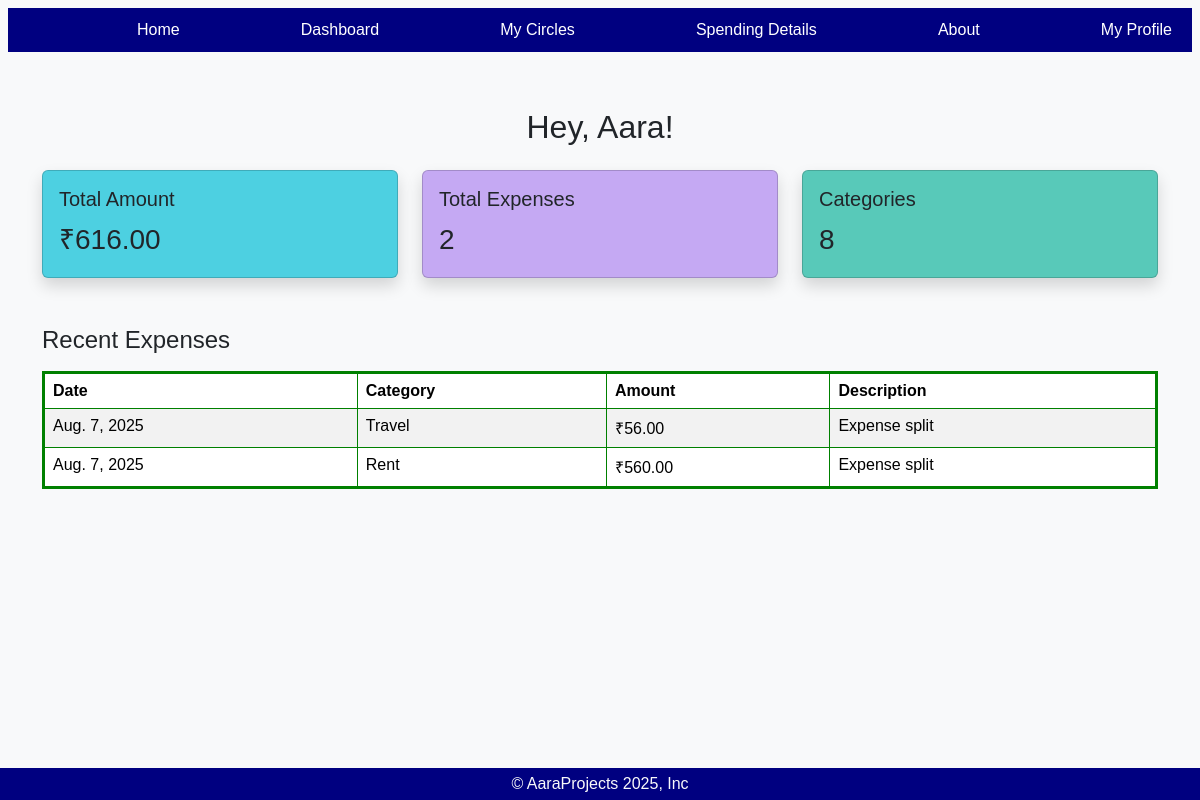
Page /Dashboard/ (signed in) on the earlier database version.
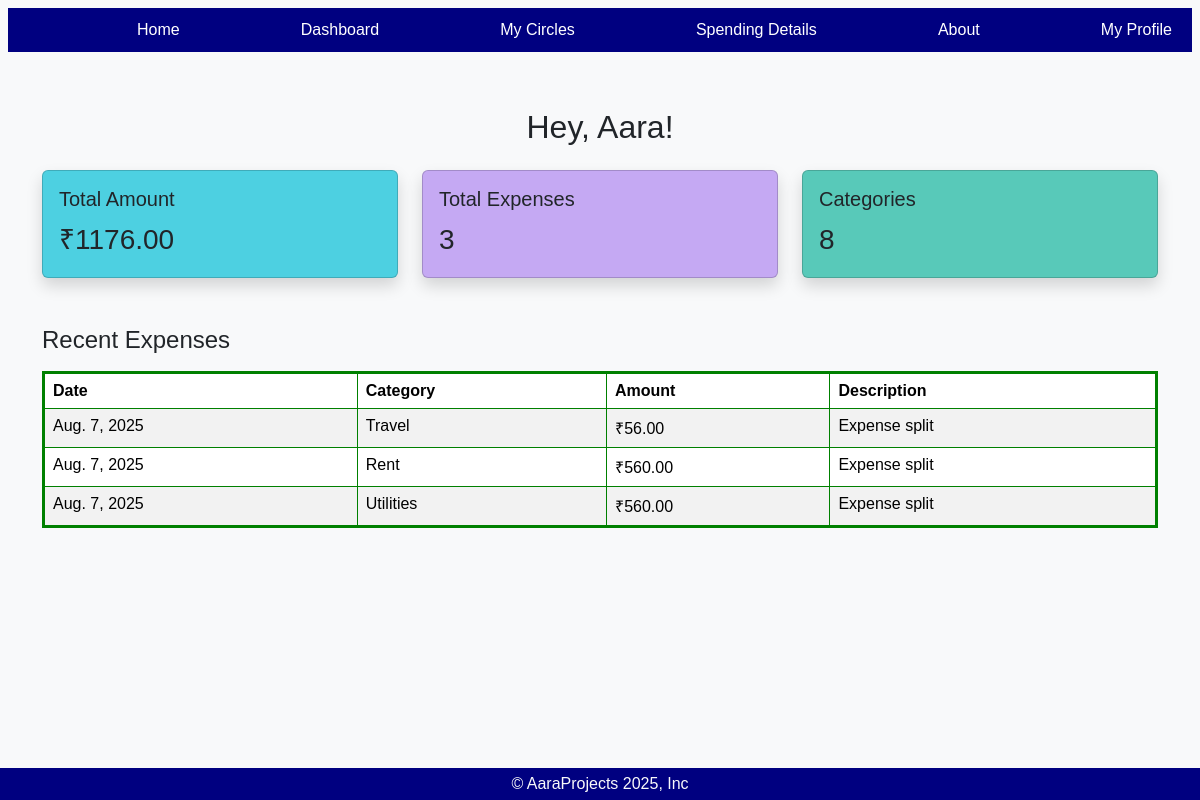
Same page on the later database version.
### myapp/models.py (models this page shows, shortened)
class CustomUser(AbstractUser):
    email = models.EmailField(unique=True)
    phone=models.CharField(max_length=15)
    address=models.TextField(blank=True)
    USERNAME_FIELD = 'email'
    REQUIRED_FIELDS = ['username']

class Expense(models.Model):
    description=models.CharField(max_length=100)
    user=models.ForeignKey(settings.AUTH_USER_MODEL,on_delete=models.CASCADE)
    amount=models.DecimalField(max_digits=10,decimal_places=2)
    date=models.DateField()
    circle=models.ForeignKey(MyCircle,on_delete=models.CASCADE)
    category=models.ForeignKey(Category,on_delete=models.SET_NULL,null=True)

class Category(models.Model):
    name = models.CharField(max_length=50)

### myapp/views.py (the view)
# urls.py: path('Dashboard/', views.dashboard, name='dashboard'),
def dashboard(request):
    expenses = Expense.objects.filter(user=request.user).order_by('-date')
    total_amount = sum(exp.amount for exp in expenses)
    total_expenses = expenses.count()
    category_count = Category.objects.count()
    recent_expenses = expenses[:5]
    return render(request, 'Dashboard.html', {'total_amount': total_amount,'total_expenses': total_expenses,'category_count': category_count,'recent_expenses': recent_expenses,})

### myapp/templates/Dashboard.html
{% extends 'base.html' %}
{% block content %}
<body class="bg-light">
    <div class="container mt-5">
        <h2 class="mb-4 text-center">Hey, {{ user.username }}!</h2>
        <div class="row g-4">
            <div class="col-md-4">
                <div class="card h-100 shadow" style="background:#4DD0E1">
                    <div class="card-body">
                        <h5 class="card-title">Total Amount</h5>
                        <p class="card-text fs-3">₹{{ total_amount }}</p>
                    </div>
                </div>
            </div>
            <div class="col-md-4">
                <div class="card h-100 shadow" style="background:#C5A9F3">
                    <div class="card-body">
                        <h5 class="card-title">Total Expenses</h5>
                        <p class="card-text fs-3">{{ total_expenses }}</p>
                    </div>
                </div>
            </div>
            <div class="col-md-4">
                <div class="card h-100 shadow" style="background:#58C9B9;">
                    <div class="card-body">
                        <h5 class="card-title">Categories</h5>
                        <p class="card-text fs-3">{{ category_count }}</p>
                    </div>
                </div>
            </div>
        </div>
        {% if recent_expenses %}
        <div class="mt-5">
            <h4>Recent Expenses</h4>
            <table class="table table-striped table-bordered mt-3" style="border: 3px solid green">
                <thead>
                    <tr>
                        <th>Date</th>
                        <th>Category</th>
                        <th>Amount</th>
                        <th>Description</th>
                    </tr>
                </thead>
                <tbody>
                    {% for expense in recent_expenses %}
                    <tr>
                        <td>{{ expense.date }}</td>
                        <td>{{ expense.category.name }}</td>
                        <td>₹{{ expense.amount }}</td>
                        <td>{{ expense.description }}</td>
                    </tr>
                    {% endfor %}
                </tbody>
            </table>
        </div>
        {% endif %}
    </div>
{% endblock %}

### myapp/templates/base.html (shortened to what this page needs)
{% load static %}
<html lang="en">
 <head>
    <link href="https://cdn.jsdelivr.net/npm/bootstrap@5.3.3/dist/css/bootstrap.min.css" rel="stylesheet">
    <link rel="stylesheet" href="{% static 'home.css' %}?v=8">
    <link href="https://cdn.jsdelivr.net/npm/remixicon@3.5.0/fonts/remixicon.css" rel="stylesheet">
</head>
<body>
    {% include 'includes/header.html' %}
    <div class="wrapper">
            {% block content %}
            {% endblock %}
    </div>
    {% include 'includes/footer.html' %}
</body>
</html>

### myapp/templates/includes/header.html (shortened to what this page needs)
<!DOCTYPE html>
<html lang="en">
<head>
</head>
<body>
    <nav class="navbar navbar-expand-lg p-2">
        <div id="links" class="collapse navbar-collapse">
        <ul class="navbar-nav container-fluid">
            <li>
                <i class="nav-link ri-equalizer-line" style="color:white;"></i>
            </li>
            <li>
                <a href="{% url 'home' %}" class="nav-link">Home</a>
            </li>
            <li> <a href="{% url 'dashboard' %}" class="nav-link">Dashboard</a> </li>
            <li>
                <a href="{% url 'mycircles' %}" class="nav-link">My Circles</a>
            </li>
            <li>
                <a href="{% url 'filter' %}" class="nav-link">Spending Details</a>
            </li>
            <li>
                <a href="{% url 'about' %}" class="nav-link">About</a>
            </li>
            <li>
                <a href="{% url 'profile' %}" class="nav-link">My Profile</a>
            </li>
        </ul>
        </div>
    </nav>
</body>
</html>

### myapp/templates/includes/footer.html
<footer class="p-1 d-flex justify-content-center align-items-center">
    <div class="text-light">
      <span class="text-light">© AaraProjects 2025, Inc</span>
    </div>
</footer>

### myapp/static/home.css (style rules this page uses)
* { font-family:'Franklin Gothic Medium', 'Arial Narrow', Arial, sans-serif; }
html,body { height:100%, margin:0 }
footer { background-color:Navy; }
.navbar-nav { background-color:Navy; display:flex; justify-content:space-between; align-items:center; }
.nav-link { text-decoration: none; padding: 10px 20px; text-align: center; color:white }

### myapp/templates/base.html (style rules this page uses)
html, body { height: 100%; margin: 0; padding: 0; }
body { display: flex; flex-direction: column; min-height: 100vh; }
.wrapper { flex: 1; }

Differences in the rows shown:
added Expense: date "Aug. 7, 2025", category.name "Utilities", amount "560.00", description "Expense split"
Other differences:
{{ total_amount }}: "616.00" → "1176.00"
{{ total_expenses }}: "2" → "3"
